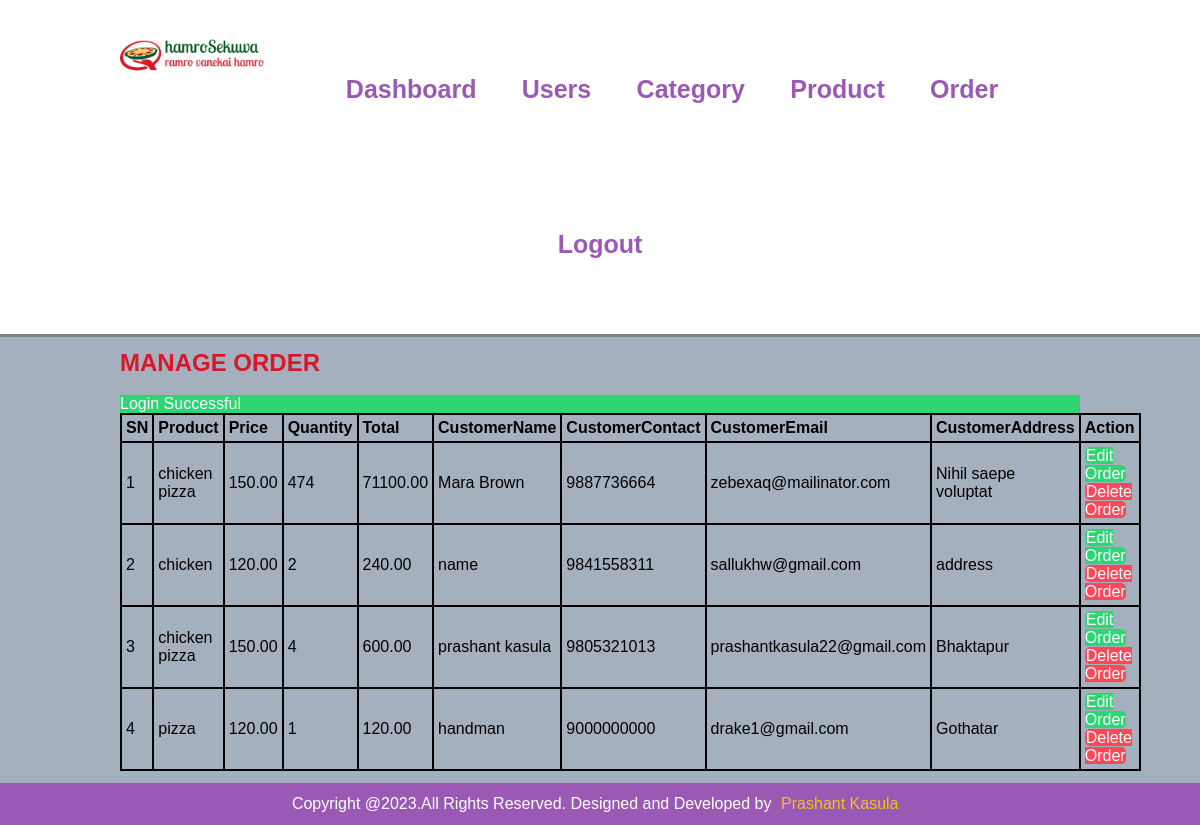
The page /admin/manage-order.php (signed in) on the database as committed earlier.
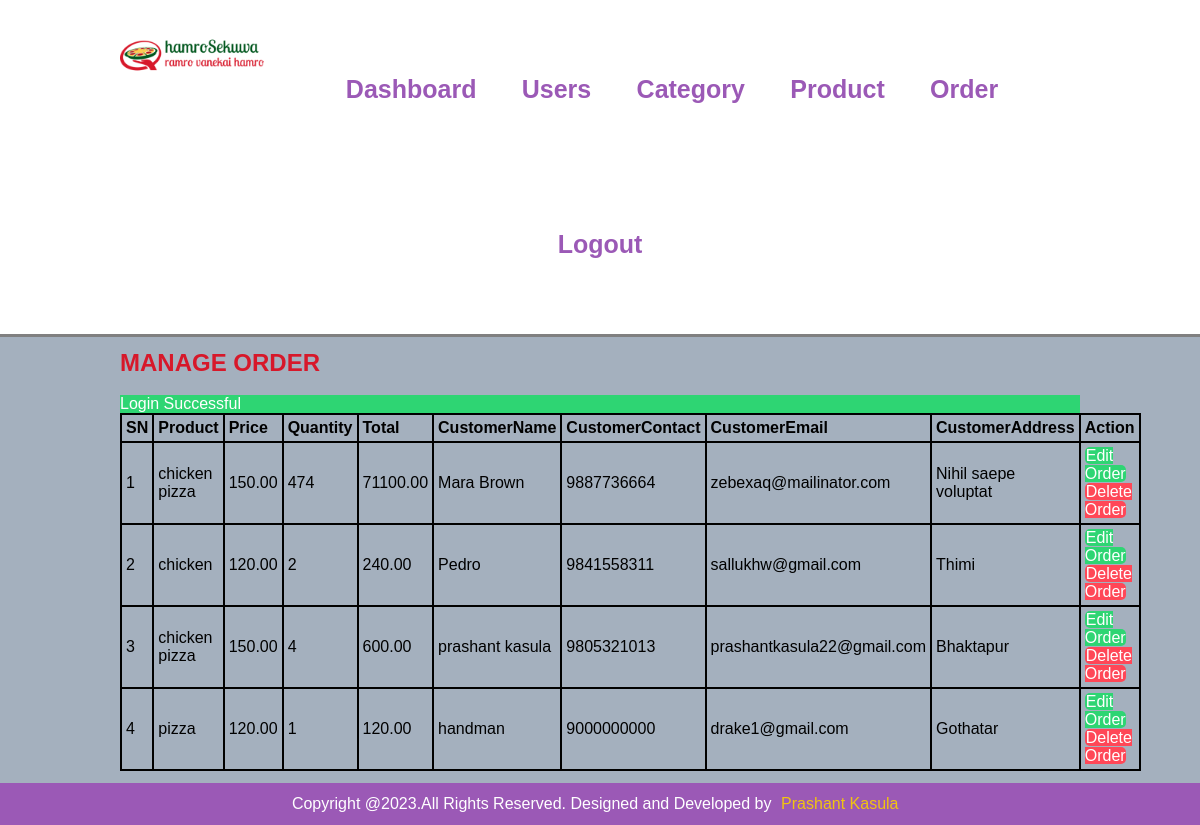
The same page on the database as committed later.
### tables this page shows
CREATE TABLE `orders` (
  `id` int(10) UNSIGNED NOT NULL,
  `product_id` int(10) UNSIGNED NOT NULL,
  `price` decimal(10,2) NOT NULL,
  `quantity` int(11) NOT NULL,
  `total` decimal(10,2) NOT NULL,
  `customer_name` varchar(100) NOT NULL,
  `customer_address` varchar(150) NOT NULL,
  `customer_email` varchar(100) NOT NULL,
  `customer_contact` varchar(15) NOT NULL,
  `customer_feedback` text NOT NULL,
  `order_date` datetime NOT NULL DEFAULT current_timestamp(),
  `product` varchar(255) DEFAULT NULL
);

### admin/manage-order.php (the view, shortened to what this page needs)
<?php include('common/header.php') ?>
    <section class="content">
        <div class="wrapper">
             <h1 class="heading">MANAGE ORDER</h1><br>
                <table class="table bordertable">
                    <thead>
                       <tr>
                            <th>SN</th>
                            <th>Product</th>
                            <th>Price</th>
                            <th>Quantity</th>
                            <th>Total</th>
                            <th>CustomerName</th>
                            <th>CustomerContact</th>
                            <th>CustomerEmail</th>
                            <th>CustomerAddress</th>
                            <th>Action</th>
                       </tr>
                    </thead>
                    <tbody>
                        <?php
                        $sql = "SELECT * FROM `orders`";
                        $exec = mysqli_query($conn, $sql);
                        if($exec == TRUE){
                            $count = mysqli_num_rows($exec);
                            if($count > 0){
                                $sn=1;
                                while( $rows = mysqli_fetch_assoc($exec)){
                                    $id = $rows['id'];
                                    $title = $rows['product'];
                                    $price = $rows['price'];
                                    $quantity = $rows['quantity'];
                                    $total = $rows['total'];
                                    $name = $rows['customer_name'];
                                    $address = $rows['customer_address'];
                                    $email = $rows['customer_email'];
                                    $contact = $rows['customer_contact'];
?>
                                    <tr>
                                        <td><?php echo $sn++; ?></td>
                                        <td><?php echo $title; ?></td>
                                        <td><?php echo $price; ?></td>
                                        <td><?php echo $quantity; ?></td>
                                        <td><?php echo $total; ?></td>
                                        <td><?php echo $name; ?></td>
                                        <td><?php echo $contact; ?></td>
                                        <td><?php echo $email; ?></td>
                                        <td><?php echo $address; ?></td>
                                        <td>
                                    <a class="btn btn-primary" href="<?php  echo APP_URL; ?>admin/edit-order.php?id=<?php echo $id; ?>">
                                Edit Order
                            </a>
                                <a class="btn btn-danger" href="<?php  echo APP_URL; ?>admin/delete-order.php?id=<?php echo $id; ?>">
                                    Delete Order
                                </a>
                                    </td>
                                </tr>
                                    <?php
                                }
                            }else{
                                echo'<tr><td colspan="7" class="text-center">No products to display</td></tr>';
                            }
                        }
                        ?>
                    </tbody>
                </table>
        </div>
    </section>
<?php include('common/footer.php') ?>

Rows that differ between the two databases and show on the page:
changed orders "chicken": customer_name "name" → "Pedro"; customer_address "address" → "Thimi"
